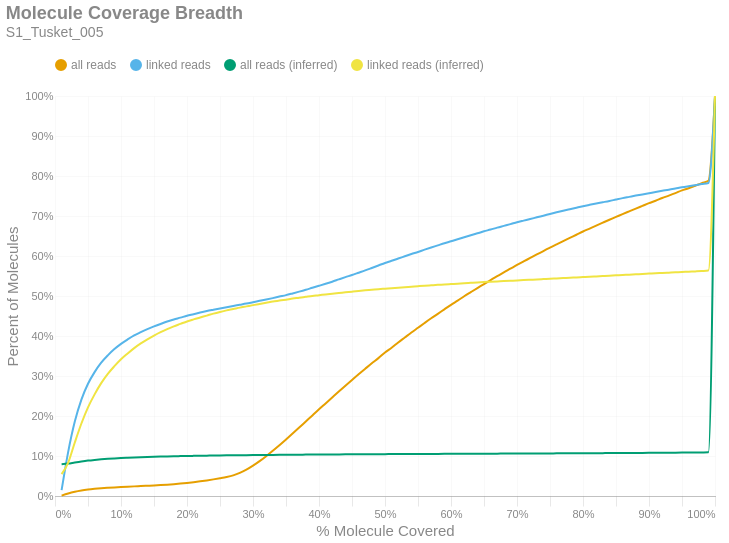

Notebook source saved alongside this figure:
### Markdown cell above
### Molecule Read Coverage
This chart shows molecule coverage breadth as computed by the number of bases aligned to that molecule. In other words, "*how much of each unique long molecule is actually sequenced/aligned?*" Keep in mind there is a distinction between sequences and alignments, since some sequences belonging to a particular molecule may not align well and wouldn't appear in the alignment data. This chart also shows molecule coverage breadth as computed by the *inferred fragment* from which the aligned sequences originate. Unlike read coverage, this calculation takes into account the total insert size, including unsequenced gaps between the forward and reverse reads. Like the previous figures, these are cumulative percents.

### Code cell
if SKIPLR:
    print_html(f"Skipped")
else:
    binned_df = consolidated_hist(valids['coverage_bp'], mask, 0.01, True)
    binned_df_inf = consolidated_hist(valids['coverage_inserts'], mask, 0.01, True)
    binned_df = binned_df.with_columns(pl.lit(binned_df_inf['all reads (cumsum)']).alias('all reads (inferred)'))
    binned_df = binned_df.with_columns(pl.lit(binned_df_inf['linked reads (cumsum)']).alias('linked reads (inferred)'))
    binned_df = binned_df.with_columns(
        (pl.col('bin').cast(pl.Float64) + 0.01).alias('right_edge')
    )

    with SafeRender(binned_df):
        (
            density_plot(binned_df, 'Molecule Coverage Breadth', samplename, 'molcov', ['all reads (inferred)','linked reads (inferred)'])
            .encode(
                #x=alt.X('bin:Q', title="% Molecule Covered").axis(format = '%').scale(padding=0),
                x=alt.X('right_edge:Q', title="% Molecule Covered").axis(format='%').scale(padding=0),
                y=alt.Y('value:Q', title='Percent of Molecules')
                    .axis(format='%')
                    .stack(False)
                    .scale(domainMin=0, padding=0),
                color=alt.Color("key:N").scale(domain = ["all reads", "linked reads", "all reads (inferred)", "linked reads (inferred)"]),
                tooltip = [
                    alt.Tooltip("key:N", title = "Data Type"),
                    alt.Tooltip("range_label:N", title="% Molecule Covered"),
                    alt.Tooltip("value:Q", format = ".2%", title="% Molecules")
                ]
            )
        ).display()

### Figure 1 — Vega-Lite specification as saved in the notebook (floating-point values rounded to 4 significant figures)
{"width": "container", "height": 400, "config": {"title": {"anchor": "start", "dy": -15, "fontSize": 18, "color": "#888888", "subtitleColor": "#888888", "subtitleFontSize": 14}, "arc": {"fill": "#0072B2"}, "axis": {"domainColor": "#888888", "domainWidth": 0.5, "gridWidth": 0.2, "grid": false, "titleFontWeight": 400, "titleFontSize": 15, "labelFontSize": 11, "labelColor": "#888888", "tickColor": "#888888", "tickWidth": 0.2, "titleColor": "#888888"}, "axisBand": {"grid": false}, "axisX": {"grid": true, "tickSize": 10, "domainCap": "round"}, "axisY": {"domain": false, "grid": true, "tickSize": 0, "domainCap": "round"}, "background": "transparent", "header": {"labelFontSize": 15, "labelColor": "#888888", "titleFontSize": 15, "titleFontWeight": 600, "titleColor": "#888888"}, "legend": {"labelFont": "sans-serif", "labelFontSize": 12, "labelColor": "#888888", "symbolSize": 100, "symbolType": "circle", "titleFontSize": 12, "titlePadding": 10, "titleColor": "#888888", "title": null, "orient": "top"}, "range": {"category": ["#E69F00", "#56B4E9", "#009E73", "#F0E442", "#0072B2", "#D55E00", "#CC79A7", "#000000"], "diverging": ["#cfe8f3", "#a2d4ec", "#73bfe2", "#46abdb", "#1696d2", "#12719e"]}, "area": {"fill": "#0072B2", "fillOpacity": 0.7, "line": true, "strokeOpacity": 0.7}, "line": {"color": "#0072B2", "stroke": "#0072B2", "strokeWidth": 2}, "trail": {"color": "#0072B2", "stroke": "#0072B2", "strokeWidth": 0, "size": 1}, "point": {"filled": true, "fillOpacity": 1.0, "size": 95}, "text": {"color": "#888888", "fontSize": 11, "align": "right", "fontWeight": 400, "size": 11}, "bar": {"fill": "#0072B2", "stroke": null}, "view": {"stroke": null, "continuousWidth": 660, "continuousHeight": 400}}, "data": {"name": "data-8a872b3684d6efbed1a19a0d18b90ba0"}, "mark": {"type": "line", "interpolate": "monotone", "point": {"opacity": 0, "size": 275}}, "encoding": {"color": {"field": "key", "scale": {"domain": ["all reads", "linked reads", "all reads (inferred)", "linked reads (inferred)"]}, "type": "nominal"}, "tooltip": [{"field": "key", "title": "Data Type", "type": "nominal"}, {"field": "range_label", "title": "% Molecule Covered", "type": "nominal"}, {"field": "value", "format": ".2%", "title": "% Molecules", "type": "quantitative"}], "x": {"axis": {"format": "%"}, "field": "right_edge", "scale": {"padding": 0}, "title": "% Molecule Covered", "type": "quantitative"}, "y": {"axis": {"format": "%"}, "field": "value", "scale": {"domainMin": 0, "padding": 0}, "stack": false, "title": "Percent of Molecules", "type": "quantitative"}}, "params": [{"name": "param_c36ac31b6afebe62", "select": {"type": "point", "fields": ["key"]}, "bind": "legend"}], "title": {"text": "Molecule Coverage Breadth", "subtitle": "S1_Tusket_005"}, "transform": [{"fold": ["all reads (cumsum)", "linked reads (cumsum)", "all reads (inferred)", "linked reads (inferred)"]}, {"calculate": "replace(datum.key, ' (cumsum)', '')", "as": "key"}, {"filter": {"param": "param_c36ac31b6afebe62"}}], "usermeta": {"embedOptions": {"downloadFileName": "S1_Tusket_005.molcov"}}, "$schema": "https://vega.github.io/schema/vega-lite/v6.1.0.json", "datasets": {"data-8a872b3684d6efbed1a19a0d18b90ba0": [{"bin": "0.0", "interval": "0.0-0.01", "all reads": 0.0009989, "linked reads": 0.01451, "all reads (cumsum)": 0.0009989, "linked reads (cumsum)": 0.01451, "range_label": "0.0-0.01", "all reads (inferred)": 0.0793, "linked reads (inferred)": 0.05451, "right_edge": 0.01}, {"bin": "0.01", "interval": "0.01-0.02", "all reads": 0.005373, "linked reads": 0.09586, "all reads (cumsum)": 0.006372, "linked reads (cumsum)": 0.1104, "range_label": "0.01-0.02", "all reads (inferred)": 0.08099, "linked reads (inferred)": 0.08343, "right_edge": 0.02}, {"bin": "0.02", "interval": "0.02-0.03", "all reads": 0.004238, "linked reads": 0.07558, "all reads (cumsum)": 0.01061, "linked reads (cumsum)": 0.1859, "range_label": "0.02-0.03", "all reads (inferred)": 0.08372, "linked reads (inferred)": 0.1338, "right_edge": 0.03}, {"bin": "0.03", "interval": "0.03-0.04", "all reads": 0.00318, "linked reads": 0.05494, "all reads (cumsum)": 0.01379, "linked reads (cumsum)": 0.2409, "range_label": "0.03-0.04", "all reads (inferred)": 0.08628, "linked reads (inferred)": 0.1812, "right_edge": 0.04}, {"bin": "0.04", "interval": "0.04-0.05", "all reads": 0.002316, "linked reads": 0.03966, "all reads (cumsum)": 0.01611, "linked reads (cumsum)": 0.2805, "range_label": "0.04-0.05", "all reads (inferred)": 0.08849, "linked reads (inferred)": 0.2216, "right_edge": 0.05}, {"bin": "0.05", "interval": "0.05-0.06", "all reads": 0.001757, "linked reads": 0.02912, "all reads (cumsum)": 0.01786, "linked reads (cumsum)": 0.3097, "range_label": "0.05-0.06", "all reads (inferred)": 0.09024, "linked reads (inferred)": 0.254, "right_edge": 0.06}, {"bin": "0.06", "interval": "0.06-0.07", "all reads": 0.001433, "linked reads": 0.02361, "all reads (cumsum)": 0.0193, "linked reads (cumsum)": 0.3333, "range_label": "0.06-0.07", "all reads (inferred)": 0.09176, "linked reads (inferred)": 0.2821, "right_edge": 0.07}, {"bin": "0.07", "interval": "0.07-0.08", "all reads": 0.00115, "linked reads": 0.0183, "all reads (cumsum)": 0.02045, "linked reads (cumsum)": 0.3516, "range_label": "0.07-0.08", "all reads (inferred)": 0.09302, "linked reads (inferred)": 0.3054, "right_edge": 0.08}, {"bin": "0.08", "interval": "0.08-0.09", "all reads": 0.001031, "linked reads": 0.01573, "all reads (cumsum)": 0.02148, "linked reads (cumsum)": 0.3673, "range_label": "0.08-0.09", "all reads (inferred)": 0.09405, "linked reads (inferred)": 0.3245, "right_edge": 0.09}, {"bin": "0.09", "interval": "0.09-0.1", "all reads": 0.0009352, "linked reads": 0.0131, "all reads (cumsum)": 0.02241, "linked reads (cumsum)": 0.3804, "range_label": "0.09-0.1", "all reads (inferred)": 0.09498, "linked reads (inferred)": 0.3419, "right_edge": 0.1}, {"bin": "0.1", "interval": "0.1-0.11", "all reads": 0.0008507, "linked reads": 0.01102, "all reads (cumsum)": 0.02326, "linked reads (cumsum)": 0.3914, "range_label": "0.1-0.11", "all reads (inferred)": 0.09575, "linked reads (inferred)": 0.3563, "right_edge": 0.11}, {"bin": "0.11", "interval": "0.11-0.12", "all reads": 0.0008006, "linked reads": 0.01002, "all reads (cumsum)": 0.02406, "linked reads (cumsum)": 0.4015, "range_label": "0.11-0.12", "all reads (inferred)": 0.09648, "linked reads (inferred)": 0.3698, "right_edge": 0.12}, {"bin": "0.12", "interval": "0.12-0.13", "all reads": 0.0007345, "linked reads": 0.008107, "all reads (cumsum)": 0.0248, "linked reads (cumsum)": 0.4096, "range_label": "0.12-0.13", "all reads (inferred)": 0.09711, "linked reads (inferred)": 0.3815, "right_edge": 0.13}, {"bin": "0.13", "interval": "0.13-0.14", "all reads": 0.0007617, "linked reads": 0.007602, "all reads (cumsum)": 0.02556, "linked reads (cumsum)": 0.4172, "range_label": "0.13-0.14", "all reads (inferred)": 0.09767, "linked reads (inferred)": 0.3918, "right_edge": 0.14}, {"bin": "0.14", "interval": "0.14-0.15", "all reads": 0.0007669, "linked reads": 0.006763, "all reads (cumsum)": 0.02633, "linked reads (cumsum)": 0.4239, "range_label": "0.14-0.15", "all reads (inferred)": 0.09817, "linked reads (inferred)": 0.4011, "right_edge": 0.15}, {"bin": "0.15", "interval": "0.15-0.16", "all reads": 0.000908, "linked reads": 0.006197, "all reads (cumsum)": 0.02723, "linked reads (cumsum)": 0.4301, "range_label": "0.15-0.16", "all reads (inferred)": 0.09863, "linked reads (inferred)": 0.4097, "right_edge": 0.16}, {"bin": "0.16", "interval": "0.16-0.17", "all reads": 0.001044, "linked reads": 0.005971, "all reads (cumsum)": 0.02828, "linked reads (cumsum)": 0.4361, "range_label": "0.16-0.17", "all reads (inferred)": 0.09905, "linked reads (inferred)": 0.4174, "right_edge": 0.17}, {"bin": "0.17", "interval": "0.17-0.18", "all reads": 0.001277, "linked reads": 0.005241, "all reads (cumsum)": 0.02955, "linked reads (cumsum)": 0.4413, "range_label": "0.17-0.18", "all reads (inferred)": 0.09941, "linked reads (inferred)": 0.4242, "right_edge": 0.18}, {"bin": "0.18", "interval": "0.18-0.19", "all reads": 0.001455, "linked reads": 0.004527, "all reads (cumsum)": 0.03101, "linked reads (cumsum)": 0.4459, "range_label": "0.18-0.19", "all reads (inferred)": 0.09974, "linked reads (inferred)": 0.4302, "right_edge": 0.19}, {"bin": "0.19", "interval": "0.19-0.2", "all reads": 0.001721, "linked reads": 0.004838, "all reads (cumsum)": 0.03273, "linked reads (cumsum)": 0.4507, "range_label": "0.19-0.2", "all reads (inferred)": 0.1001, "linked reads (inferred)": 0.4364, "right_edge": 0.2}, {"bin": "0.2", "interval": "0.2-0.21", "all reads": 0.001856, "linked reads": 0.003906, "all reads (cumsum)": 0.03459, "linked reads (cumsum)": 0.4546, "range_label": "0.2-0.21", "all reads (inferred)": 0.1003, "linked reads (inferred)": 0.4415, "right_edge": 0.21}, {"bin": "0.21", "interval": "0.21-0.22", "all reads": 0.002109, "linked reads": 0.004046, "all reads (cumsum)": 0.0367, "linked reads (cumsum)": 0.4587, "range_label": "0.21-0.22", "all reads (inferred)": 0.1006, "linked reads (inferred)": 0.4463, "right_edge": 0.22}, {"bin": "0.22", "interval": "0.22-0.23", "all reads": 0.002318, "linked reads": 0.003727, "all reads (cumsum)": 0.03901, "linked reads (cumsum)": 0.4624, "range_label": "0.22-0.23", "all reads (inferred)": 0.1009, "linked reads (inferred)": 0.451, "right_edge": 0.23}, {"bin": "0.23", "interval": "0.23-0.24", "all reads": 0.002525, "linked reads": 0.003347, "all reads (cumsum)": 0.04154, "linked reads (cumsum)": 0.4657, "range_label": "0.23-0.24", "all reads (inferred)": 0.1011, "linked reads (inferred)": 0.4559, "right_edge": 0.24}, {"bin": "0.24", "interval": "0.24-0.25", "all reads": 0.00284, "linked reads": 0.003261, "all reads (cumsum)": 0.04438, "linked reads (cumsum)": 0.469, "range_label": "0.24-0.25", "all reads (inferred)": 0.1014, "linked reads (inferred)": 0.4602, "right_edge": 0.25}, {"bin": "0.25", "interval": "0.25-0.26", "all reads": 0.003137, "linked reads": 0.003145, "all reads (cumsum)": 0.04752, "linked reads (cumsum)": 0.4721, "range_label": "0.25-0.26", "all reads (inferred)": 0.1016, "linked reads (inferred)": 0.4641, "right_edge": 0.26}, {"bin": "0.26", "interval": "0.26-0.27", "all reads": 0.004088, "linked reads": 0.003021, "all reads (cumsum)": 0.0516, "linked reads (cumsum)": 0.4752, "range_label": "0.26-0.27", "all reads (inferred)": 0.1018, "linked reads (inferred)": 0.4674, "right_edge": 0.27}, {"bin": "0.27", "interval": "0.27-0.28", "all reads": 0.006008, "linked reads": 0.002958, "all reads (cumsum)": 0.05761, "linked reads (cumsum)": 0.4781, "range_label": "0.27-0.28", "all reads (inferred)": 0.102, "linked reads (inferred)": 0.4709, "right_edge": 0.28}, {"bin": "0.28", "interval": "0.28-0.29", "all reads": 0.008136, "linked reads": 0.002997, "all reads (cumsum)": 0.06575, "linked reads (cumsum)": 0.4811, "range_label": "0.28-0.29", "all reads (inferred)": 0.1021, "linked reads (inferred)": 0.474, "right_edge": 0.29}, {"bin": "0.29", "interval": "0.29-0.3", "all reads": 0.01006, "linked reads": 0.003378, "all reads (cumsum)": 0.07581, "linked reads (cumsum)": 0.4845, "range_label": "0.29-0.3", "all reads (inferred)": 0.1023, "linked reads (inferred)": 0.4772, "right_edge": 0.3}, {"bin": "0.3", "interval": "0.3-0.31", "all reads": 0.01131, "linked reads": 0.003386, "all reads (cumsum)": 0.08712, "linked reads (cumsum)": 0.4879, "range_label": "0.3-0.31", "all reads (inferred)": 0.1025, "linked reads (inferred)": 0.4802, "right_edge": 0.31}, {"bin": "0.31", "interval": "0.31-0.32", "all reads": 0.01246, "linked reads": 0.003292, "all reads (cumsum)": 0.09958, "linked reads (cumsum)": 0.4912, "range_label": "0.31-0.32", "all reads (inferred)": 0.1026, "linked reads (inferred)": 0.4831, "right_edge": 0.32}, {"bin": "0.32", "interval": "0.32-0.33", "all reads": 0.01351, "linked reads": 0.003564, "all reads (cumsum)": 0.1131, "linked reads (cumsum)": 0.4947, "range_label": "0.32-0.33", "all reads (inferred)": 0.1028, "linked reads (inferred)": 0.4862, "right_edge": 0.33}, {"bin": "0.33", "interval": "0.33-0.34", "all reads": 0.0139, "linked reads": 0.003813, "all reads (cumsum)": 0.127, "linked reads (cumsum)": 0.4985, "range_label": "0.33-0.34", "all reads (inferred)": 0.1029, "linked reads (inferred)": 0.4885, "right_edge": 0.34}, {"bin": "0.34", "interval": "0.34-0.35", "all reads": 0.01448, "linked reads": 0.003657, "all reads (cumsum)": 0.1415, "linked reads (cumsum)": 0.5022, "range_label": "0.34-0.35", "all reads (inferred)": 0.1031, "linked reads (inferred)": 0.4909, "right_edge": 0.35}, {"bin": "0.35", "interval": "0.35-0.36", "all reads": 0.01467, "linked reads": 0.004271, "all reads (cumsum)": 0.1561, "linked reads (cumsum)": 0.5065, "range_label": "0.35-0.36", "all reads (inferred)": 0.1032, "linked reads (inferred)": 0.4935, "right_edge": 0.36}, {"bin": "0.36", "interval": "0.36-0.37", "all reads": 0.01496, "linked reads": 0.004418, "all reads (cumsum)": 0.1711, "linked reads (cumsum)": 0.5109, "range_label": "0.36-0.37", "all reads (inferred)": 0.1033, "linked reads (inferred)": 0.4957, "right_edge": 0.37}, {"bin": "0.37", "interval": "0.37-0.38", "all reads": 0.0152, "linked reads": 0.004675, "all reads (cumsum)": 0.1863, "linked reads (cumsum)": 0.5156, "range_label": "0.37-0.38", "all reads (inferred)": 0.1035, "linked reads (inferred)": 0.4979, "right_edge": 0.38}, {"bin": "0.38", "interval": "0.38-0.39", "all reads": 0.01508, "linked reads": 0.005008, "all reads (cumsum)": 0.2014, "linked reads (cumsum)": 0.5206, "range_label": "0.38-0.39", "all reads (inferred)": 0.1036, "linked reads (inferred)": 0.5001, "right_edge": 0.39}, {"bin": "0.39", "interval": "0.39-0.4", "all reads": 0.01533, "linked reads": 0.004884, "all reads (cumsum)": 0.2167, "linked reads (cumsum)": 0.5255, "range_label": "0.39-0.4", "all reads (inferred)": 0.1037, "linked reads (inferred)": 0.502, "right_edge": 0.4}, {"bin": "0.4", "interval": "0.4-0.41", "all reads": 0.01476, "linked reads": 0.005016, "all reads (cumsum)": 0.2315, "linked reads (cumsum)": 0.5305, "range_label": "0.4-0.41", "all reads (inferred)": 0.1038, "linked reads (inferred)": 0.504, "right_edge": 0.41}, {"bin": "0.41", "interval": "0.41-0.42", "all reads": 0.01492, "linked reads": 0.005335, "all reads (cumsum)": 0.2464, "linked reads (cumsum)": 0.5358, "range_label": "0.41-0.42", "all reads (inferred)": 0.1039, "linked reads (inferred)": 0.5057, "right_edge": 0.42}, {"bin": "0.42", "interval": "0.42-0.43", "all reads": 0.01486, "linked reads": 0.005723, "all reads (cumsum)": 0.2612, "linked reads (cumsum)": 0.5415, "range_label": "0.42-0.43", "all reads (inferred)": 0.104, "linked reads (inferred)": 0.5074, "right_edge": 0.43}, {"bin": "0.43", "interval": "0.43-0.44", "all reads": 0.01447, "linked reads": 0.005645, "all reads (cumsum)": 0.2757, "linked reads (cumsum)": 0.5472, "range_label": "0.43-0.44", "all reads (inferred)": 0.1041, "linked reads (inferred)": 0.5091, "right_edge": 0.44}, {"bin": "0.44", "interval": "0.44-0.45", "all reads": 0.01437, "linked reads": 0.005381, "all reads (cumsum)": 0.2901, "linked reads (cumsum)": 0.5526, "range_label": "0.44-0.45", "all reads (inferred)": 0.1042, "linked reads (inferred)": 0.5108, "right_edge": 0.45}, {"bin": "0.45", "interval": "0.45-0.46", "all reads": 0.01421, "linked reads": 0.005715, "all reads (cumsum)": 0.3043, "linked reads (cumsum)": 0.5583, "range_label": "0.45-0.46", "all reads (inferred)": 0.1043, "linked reads (inferred)": 0.5125, "right_edge": 0.46}, {"bin": "0.46", "interval": "0.46-0.47", "all reads": 0.01378, "linked reads": 0.005746, "all reads (cumsum)": 0.3181, "linked reads (cumsum)": 0.564, "range_label": "0.46-0.47", "all reads (inferred)": 0.1044, "linked reads (inferred)": 0.5141, "right_edge": 0.47}, {"bin": "0.47", "interval": "0.47-0.48", "all reads": 0.01364, "linked reads": 0.006119, "all reads (cumsum)": 0.3317, "linked reads (cumsum)": 0.5701, "range_label": "0.47-0.48", "all reads (inferred)": 0.1045, "linked reads (inferred)": 0.5155, "right_edge": 0.48}, {"bin": "0.48", "interval": "0.48-0.49", "all reads": 0.01295, "linked reads": 0.006189, "all reads (cumsum)": 0.3447, "linked reads (cumsum)": 0.5763, "range_label": "0.48-0.49", "all reads (inferred)": 0.1046, "linked reads (inferred)": 0.517, "right_edge": 0.49}, {"bin": "0.49", "interval": "0.49-0.5", "all reads": 0.01418, "linked reads": 0.006274, "all reads (cumsum)": 0.3589, "linked reads (cumsum)": 0.5826, "range_label": "0.49-0.5", "all reads (inferred)": 0.1047, "linked reads (inferred)": 0.5183, "right_edge": 0.5}, {"bin": "0.5", "interval": "0.5-0.51", "all reads": 0.01181, "linked reads": 0.005358, "all reads (cumsum)": 0.3707, "linked reads (cumsum)": 0.588, "range_label": "0.5-0.51", "all reads (inferred)": 0.1047, "linked reads (inferred)": 0.5195, "right_edge": 0.51}, {"bin": "0.51", "interval": "0.51-0.52", "all reads": 0.01306, "linked reads": 0.005707, "all reads (cumsum)": 0.3837, "linked reads (cumsum)": 0.5937, "range_label": "0.51-0.52", "all reads (inferred)": 0.1048, "linked reads (inferred)": 0.5208, "right_edge": 0.52}, {"bin": "0.52", "interval": "0.52-0.53", "all reads": 0.01243, "linked reads": 0.005606, "all reads (cumsum)": 0.3962, "linked reads (cumsum)": 0.5993, "range_label": "0.52-0.53", "all reads (inferred)": 0.1049, "linked reads (inferred)": 0.522, "right_edge": 0.53}, {"bin": "0.53", "interval": "0.53-0.54", "all reads": 0.01243, "linked reads": 0.005614, "all reads (cumsum)": 0.4086, "linked reads (cumsum)": 0.6049, "range_label": "0.53-0.54", "all reads (inferred)": 0.105, "linked reads (inferred)": 0.5233, "right_edge": 0.54}, {"bin": "0.54", "interval": "0.54-0.55", "all reads": 0.01201, "linked reads": 0.005288, "all reads (cumsum)": 0.4206, "linked reads (cumsum)": 0.6102, "range_label": "0.54-0.55", "all reads (inferred)": 0.1051, "linked reads (inferred)": 0.5246, "right_edge": 0.55}, {"bin": "0.55", "interval": "0.55-0.56", "all reads": 0.01198, "linked reads": 0.005637, "all reads (cumsum)": 0.4326, "linked reads (cumsum)": 0.6158, "range_label": "0.55-0.56", "all reads (inferred)": 0.1051, "linked reads (inferred)": 0.5258, "right_edge": 0.56}, {"bin": "0.56", "interval": "0.56-0.57", "all reads": 0.01173, "linked reads": 0.00542, "all reads (cumsum)": 0.4443, "linked reads (cumsum)": 0.6212, "range_label": "0.56-0.57", "all reads (inferred)": 0.1052, "linked reads (inferred)": 0.5268, "right_edge": 0.57}, {"bin": "0.57", "interval": "0.57-0.58", "all reads": 0.01116, "linked reads": 0.005311, "all reads (cumsum)": 0.4555, "linked reads (cumsum)": 0.6265, "range_label": "0.57-0.58", "all reads (inferred)": 0.1053, "linked reads (inferred)": 0.5279, "right_edge": 0.58}, {"bin": "0.58", "interval": "0.58-0.59", "all reads": 0.01128, "linked reads": 0.005319, "all reads (cumsum)": 0.4667, "linked reads (cumsum)": 0.6319, "range_label": "0.58-0.59", "all reads (inferred)": 0.1054, "linked reads (inferred)": 0.5287, "right_edge": 0.59}, {"bin": "0.59", "interval": "0.59-0.6", "all reads": 0.01123, "linked reads": 0.00497, "all reads (cumsum)": 0.478, "linked reads (cumsum)": 0.6368, "range_label": "0.59-0.6", "all reads (inferred)": 0.1054, "linked reads (inferred)": 0.5297, "right_edge": 0.6}, {"bin": "0.6", "interval": "0.6-0.61", "all reads": 0.01043, "linked reads": 0.004993, "all reads (cumsum)": 0.4884, "linked reads (cumsum)": 0.6418, "range_label": "0.6-0.61", "all reads (inferred)": 0.1055, "linked reads (inferred)": 0.5308, "right_edge": 0.61}, {"bin": "0.61", "interval": "0.61-0.62", "all reads": 0.01092, "linked reads": 0.005187, "all reads (cumsum)": 0.4993, "linked reads (cumsum)": 0.647, "range_label": "0.61-0.62", "all reads (inferred)": 0.1056, "linked reads (inferred)": 0.5318, "right_edge": 0.62}, {"bin": "0.62", "interval": "0.62-0.63", "all reads": 0.01034, "linked reads": 0.005001, "all reads (cumsum)": 0.5097, "linked reads (cumsum)": 0.652, "range_label": "0.62-0.63", "all reads (inferred)": 0.1056, "linked reads (inferred)": 0.5329, "right_edge": 0.63}, {"bin": "0.63", "interval": "0.63-0.64", "all reads": 0.01022, "linked reads": 0.004706, "all reads (cumsum)": 0.5199, "linked reads (cumsum)": 0.6567, "range_label": "0.63-0.64", "all reads (inferred)": 0.1057, "linked reads (inferred)": 0.5339, "right_edge": 0.64}, {"bin": "0.64", "interval": "0.64-0.65", "all reads": 0.009889, "linked reads": 0.004954, "all reads (cumsum)": 0.5298, "linked reads (cumsum)": 0.6617, "range_label": "0.64-0.65", "all reads (inferred)": 0.1058, "linked reads (inferred)": 0.5349, "right_edge": 0.65}, {"bin": "0.65", "interval": "0.65-0.66", "all reads": 0.01014, "linked reads": 0.004449, "all reads (cumsum)": 0.5399, "linked reads (cumsum)": 0.6661, "range_label": "0.65-0.66", "all reads (inferred)": 0.1059, "linked reads (inferred)": 0.5357, "right_edge": 0.66}, {"bin": "0.66", "interval": "0.66-0.67", "all reads": 0.009587, "linked reads": 0.004807, "all reads (cumsum)": 0.5495, "linked reads (cumsum)": 0.6709, "range_label": "0.66-0.67", "all reads (inferred)": 0.1059, "linked reads (inferred)": 0.5365, "right_edge": 0.67}, {"bin": "0.67", "interval": "0.67-0.68", "all reads": 0.009559, "linked reads": 0.004387, "all reads (cumsum)": 0.5591, "linked reads (cumsum)": 0.6753, "range_label": "0.67-0.68", "all reads (inferred)": 0.106, "linked reads (inferred)": 0.5374, "right_edge": 0.68}, {"bin": "0.68", "interval": "0.68-0.69", "all reads": 0.009199, "linked reads": 0.004372, "all reads (cumsum)": 0.5683, "linked reads (cumsum)": 0.6797, "range_label": "0.68-0.69", "all reads (inferred)": 0.1061, "linked reads (inferred)": 0.5381, "right_edge": 0.69}, {"bin": "0.69", "interval": "0.69-0.7", "all reads": 0.009281, "linked reads": 0.004566, "all reads (cumsum)": 0.5775, "linked reads (cumsum)": 0.6842, "range_label": "0.69-0.7", "all reads (inferred)": 0.1061, "linked reads (inferred)": 0.5389, "right_edge": 0.7}, {"bin": "0.7", "interval": "0.7-0.71", "all reads": 0.008805, "linked reads": 0.004123, "all reads (cumsum)": 0.5863, "linked reads (cumsum)": 0.6884, "range_label": "0.7-0.71", "all reads (inferred)": 0.1062, "linked reads (inferred)": 0.5398, "right_edge": 0.71}, {"bin": "0.71", "interval": "0.71-0.72", "all reads": 0.008735, "linked reads": 0.004046, "all reads (cumsum)": 0.5951, "linked reads (cumsum)": 0.6924, "range_label": "0.71-0.72", "all reads (inferred)": 0.1063, "linked reads (inferred)": 0.5406, "right_edge": 0.72}, {"bin": "0.72", "interval": "0.72-0.73", "all reads": 0.008767, "linked reads": 0.004286, "all reads (cumsum)": 0.6039, "linked reads (cumsum)": 0.6967, "range_label": "0.72-0.73", "all reads (inferred)": 0.1063, "linked reads (inferred)": 0.5413, "right_edge": 0.73}, {"bin": "0.73", "interval": "0.73-0.74", "all reads": 0.008464, "linked reads": 0.004139, "all reads (cumsum)": 0.6123, "linked reads (cumsum)": 0.7008, "range_label": "0.73-0.74", "all reads (inferred)": 0.1064, "linked reads (inferred)": 0.5422, "right_edge": 0.74}, {"bin": "0.74", "interval": "0.74-0.75", "all reads": 0.0088, "linked reads": 0.004232, "all reads (cumsum)": 0.6211, "linked reads (cumsum)": 0.7051, "range_label": "0.74-0.75", "all reads (inferred)": 0.1065, "linked reads (inferred)": 0.5432, "right_edge": 0.75}, {"bin": "0.75", "interval": "0.75-0.76", "all reads": 0.008151, "linked reads": 0.004147, "all reads (cumsum)": 0.6293, "linked reads (cumsum)": 0.7092, "range_label": "0.75-0.76", "all reads (inferred)": 0.1066, "linked reads (inferred)": 0.5439, "right_edge": 0.76}, {"bin": "0.76", "interval": "0.76-0.77", "all reads": 0.008004, "linked reads": 0.003999, "all reads (cumsum)": 0.6373, "linked reads (cumsum)": 0.7132, "range_label": "0.76-0.77", "all reads (inferred)": 0.1066, "linked reads (inferred)": 0.5447, "right_edge": 0.77}, {"bin": "0.77", "interval": "0.77-0.78", "all reads": 0.00797, "linked reads": 0.003797, "all reads (cumsum)": 0.6452, "linked reads (cumsum)": 0.717, "range_label": "0.77-0.78", "all reads (inferred)": 0.1067, "linked reads (inferred)": 0.5454, "right_edge": 0.78}, {"bin": "0.78", "interval": "0.78-0.79", "all reads": 0.007891, "linked reads": 0.003743, "all reads (cumsum)": 0.6531, "linked reads (cumsum)": 0.7208, "range_label": "0.78-0.79", "all reads (inferred)": 0.1068, "linked reads (inferred)": 0.5464, "right_edge": 0.79}, {"bin": "0.79", "interval": "0.79-0.8", "all reads": 0.00813, "linked reads": 0.003696, "all reads (cumsum)": 0.6613, "linked reads (cumsum)": 0.7245, "range_label": "0.79-0.8", "all reads (inferred)": 0.1069, "linked reads (inferred)": 0.5472, "right_edge": 0.8}, {"bin": "0.8", "interval": "0.8-0.81", "all reads": 0.007345, "linked reads": 0.003424, "all reads (cumsum)": 0.6686, "linked reads (cumsum)": 0.7279, "range_label": "0.8-0.81", "all reads (inferred)": 0.107, "linked reads (inferred)": 0.548, "right_edge": 0.81}, {"bin": "0.81", "interval": "0.81-0.82", "all reads": 0.007455, "linked reads": 0.003308, "all reads (cumsum)": 0.6761, "linked reads (cumsum)": 0.7312, "range_label": "0.81-0.82", "all reads (inferred)": 0.1071, "linked reads (inferred)": 0.5489, "right_edge": 0.82}, {"bin": "0.82", "interval": "0.82-0.83", "all reads": 0.00734, "linked reads": 0.003184, "all reads (cumsum)": 0.6834, "linked reads (cumsum)": 0.7344, "range_label": "0.82-0.83", "all reads (inferred)": 0.1072, "linked reads (inferred)": 0.5499, "right_edge": 0.83}, {"bin": "0.83", "interval": "0.83-0.84", "all reads": 0.007259, "linked reads": 0.00323, "all reads (cumsum)": 0.6907, "linked reads (cumsum)": 0.7376, "range_label": "0.83-0.84", "all reads (inferred)": 0.1073, "linked reads (inferred)": 0.5508, "right_edge": 0.84}, {"bin": "0.84", "interval": "0.84-0.85", "all reads": 0.00704, "linked reads": 0.003595, "all reads (cumsum)": 0.6977, "linked reads (cumsum)": 0.7412, "range_label": "0.84-0.85", "all reads (inferred)": 0.1074, "linked reads (inferred)": 0.5516, "right_edge": 0.85}, {"bin": "0.85", "interval": "0.85-0.86", "all reads": 0.007114, "linked reads": 0.003494, "all reads (cumsum)": 0.7048, "linked reads (cumsum)": 0.7447, "range_label": "0.85-0.86", "all reads (inferred)": 0.1075, "linked reads (inferred)": 0.5525, "right_edge": 0.86}, {"bin": "0.86", "interval": "0.86-0.87", "all reads": 0.006899, "linked reads": 0.003145, "all reads (cumsum)": 0.7117, "linked reads (cumsum)": 0.7478, "range_label": "0.86-0.87", "all reads (inferred)": 0.1076, "linked reads (inferred)": 0.5533, "right_edge": 0.87}, {"bin": "0.87", "interval": "0.87-0.88", "all reads": 0.006856, "linked reads": 0.003145, "all reads (cumsum)": 0.7186, "linked reads (cumsum)": 0.751, "range_label": "0.87-0.88", "all reads (inferred)": 0.1077, "linked reads (inferred)": 0.5542, "right_edge": 0.88}, {"bin": "0.88", "interval": "0.88-0.89", "all reads": 0.006756, "linked reads": 0.003005, "all reads (cumsum)": 0.7253, "linked reads (cumsum)": 0.754, "range_label": "0.88-0.89", "all reads (inferred)": 0.1078, "linked reads (inferred)": 0.5551, "right_edge": 0.89}, {"bin": "0.89", "interval": "0.89-0.9", "all reads": 0.006749, "linked reads": 0.002974, "all reads (cumsum)": 0.7321, "linked reads (cumsum)": 0.757, "range_label": "0.89-0.9", "all reads (inferred)": 0.1079, "linked reads (inferred)": 0.556, "right_edge": 0.9}, {"bin": "0.9", "interval": "0.9-0.91", "all reads": 0.006123, "linked reads": 0.003106, "all reads (cumsum)": 0.7382, "linked reads (cumsum)": 0.7601, "range_label": "0.9-0.91", "all reads (inferred)": 0.108, "linked reads (inferred)": 0.5569, "right_edge": 0.91}, {"bin": "0.91", "interval": "0.91-0.92", "all reads": 0.00684, "linked reads": 0.002865, "all reads (cumsum)": 0.745, "linked reads (cumsum)": 0.7629, "range_label": "0.91-0.92", "all reads (inferred)": 0.1081, "linked reads (inferred)": 0.5576, "right_edge": 0.92}, {"bin": "0.92", "interval": "0.92-0.93", "all reads": 0.005978, "linked reads": 0.002694, "all reads (cumsum)": 0.751, "linked reads (cumsum)": 0.7656, "range_label": "0.92-0.93", "all reads (inferred)": 0.1082, "linked reads (inferred)": 0.5584, "right_edge": 0.93}, {"bin": "0.93", "interval": "0.93-0.94", "all reads": 0.006254, "linked reads": 0.003013, "all reads (cumsum)": 0.7573, "linked reads (cumsum)": 0.7686, "range_label": "0.93-0.94", "all reads (inferred)": 0.1083, "linked reads (inferred)": 0.5592, "right_edge": 0.94}, {"bin": "0.94", "interval": "0.94-0.95", "all reads": 0.006741, "linked reads": 0.003098, "all reads (cumsum)": 0.764, "linked reads (cumsum)": 0.7717, "range_label": "0.94-0.95", "all reads (inferred)": 0.1084, "linked reads (inferred)": 0.56, "right_edge": 0.95}, {"bin": "0.95", "interval": "0.95-0.96", "all reads": 0.005349, "linked reads": 0.002749, "all reads (cumsum)": 0.7694, "linked reads (cumsum)": 0.7745, "range_label": "0.95-0.96", "all reads (inferred)": 0.1086, "linked reads (inferred)": 0.5608, "right_edge": 0.96}, {"bin": "0.96", "interval": "0.96-0.97", "all reads": 0.006402, "linked reads": 0.002648, "all reads (cumsum)": 0.7758, "linked reads (cumsum)": 0.7771, "range_label": "0.96-0.97", "all reads (inferred)": 0.1087, "linked reads (inferred)": 0.5615, "right_edge": 0.97}, {"bin": "0.97", "interval": "0.97-0.98", "all reads": 0.006476, "linked reads": 0.002609, "all reads (cumsum)": 0.7822, "linked reads (cumsum)": 0.7797, "range_label": "0.97-0.98", "all reads (inferred)": 0.1089, "linked reads (inferred)": 0.5624, "right_edge": 0.98}, {"bin": "0.98", "interval": "0.98-0.99", "all reads": 0.006019, "linked reads": 0.002764, "all reads (cumsum)": 0.7883, "linked reads (cumsum)": 0.7825, "range_label": "0.98-0.99", "all reads (inferred)": 0.1091, "linked reads (inferred)": 0.5636, "right_edge": 0.99}, {"bin": "0.99", "interval": "0.99-1.0", "all reads": 0.2117, "linked reads": 0.2175, "all reads (cumsum)": 1.0, "linked reads (cumsum)": 1.0, "range_label": "0.99-1.0", "all reads (inferred)": 1.0, "linked reads (inferred)": 1.0, "right_edge": 1.0}]}}
